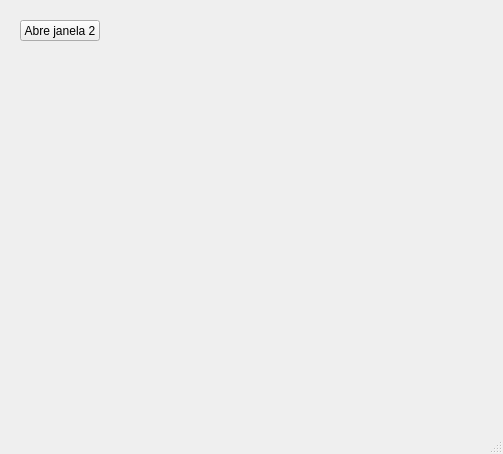
<?xml version="1.0" encoding="UTF-8"?>
<ui version="4.0">
 <class>MainWindow</class>
 <widget class="QMainWindow" name="MainWindow">
  <property name="geometry">
   <rect>
    <x>0</x>
    <y>0</y>
    <width>503</width>
    <height>454</height>
   </rect>
  </property>
  <property name="windowTitle">
   <string>MainWindow</string>
  </property>
  <widget class="QWidget" name="centralwidget">
   <widget class="QPushButton" name="pushButton">
    <property name="geometry">
     <rect>
      <x>20</x>
      <y>20</y>
      <width>80</width>
      <height>21</height>
     </rect>
    </property>
    <property name="text">
     <string>Abre janela 2</string>
    </property>
   </widget>
  </widget>
  <widget class="QMenuBar" name="menubar">
   <property name="geometry">
    <rect>
     <x>0</x>
     <y>0</y>
     <width>503</width>
     <height>20</height>
    </rect>
   </property>
  </widget>
  <widget class="QStatusBar" name="statusbar"/>
 </widget>
 <resources/>
 <connections/>
</ui>
